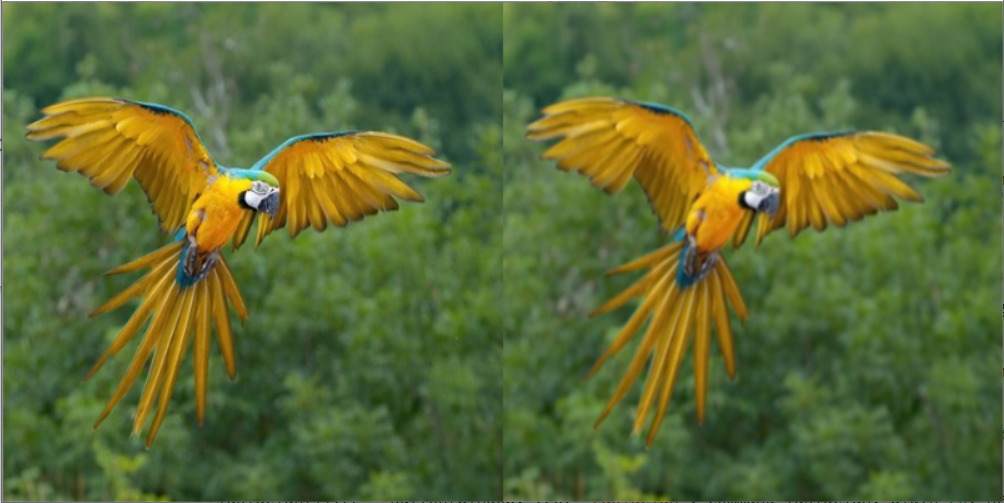
#> input picture DIPproject/assets/averagefilter.PNG, 1004 x 503 px, given in place of 0.jpg, which was not available
$ python -i dig-img-process.py   (imports and definitions only)
#> lines starting #> are read from the running program, lines starting #| are printed output that depends on the picture; pictures that were not available may be replaced by others from this repository, and a replacement may not be noted
#!/usr/bin/env python
# coding: utf-8

# In[509]:


import urllib.request
import ssl
ssl._create_default_https_context = ssl._create_unverified_context
from tkinter import *
from tkinter.font import Font
import cv2
import numpy as np
import tkinter as tk


# In[510]:


#https://www.photofunny.net/img/before-after/64_before.jpg
# [13 lines left out: function negationofimage, not called in this run]


# In[511]:


def gausskernel():
    global a
    img = cv2.imread('assets/' + str(a) + '.jpg', 3)
#> img is the input picture: shape (503, 1004, 3); mean B, G, R 54.2, 106.9, 91.4
    imgnew = cv2.resize(img, (400,400))
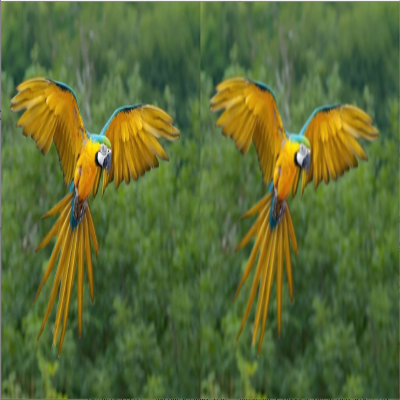
#> imgnew: shape (400, 400, 3); mean B, G, R 54, 106.7, 91.3
    blur = cv2.GaussianBlur(img, (3,3),0)
    blurnew = cv2.resize(blur, (400,400))

    yanyanagaussian = np.concatenate((imgnew, blurnew), axis=1)
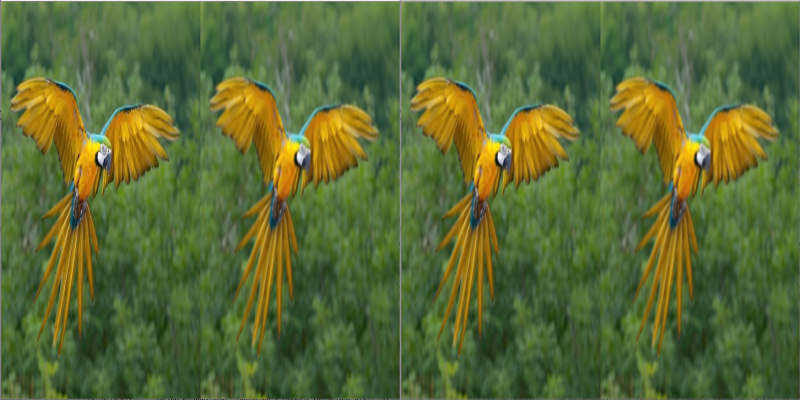
#> yanyanagaussian: shape (400, 800, 3); mean B, G, R 54, 106.7, 91.3

    cv2.imshow('GaussianFoto', yanyanagaussian)

    cv2.waitKey(0)
    cv2.destroyAllWindows()


# In[512]:


#https://assets.markallengroup.com/article-images/235348/girl-4388310_1920.jpg
#https://cc-prod.scene7.com/is/image/CCProdAuthor/gaussian-blur_P3a_690x450?$pjpeg$&jpegSize=200&wid=690
# [46 lines left out: functions average, median, laplacian, not called in this run]


# In[513]:


### Kullanıcıdan input olarak fotoğraf urlsi alan ve bunu klasörde isimlendirerek kaydeden kısım.
a = 0
# [17 lines left out: functions linklistesi, selectfoto, not called in this run]

def delete():
    getlinkentry.delete(0,'end')


# [3 lines not run here, left out]
buttonfont = Font(family="Arial", size=10, weight="bold", slant="italic")

# [1 line not run here, left out]
getlink = StringVar()
# [1 line that did not run here, left out]
# [1 line not run here, left out]

# [1 line that did not run here, left out]
# [4 lines not run here, left out]
getphotoid = StringVar()
# [1 line that did not run here, left out]
# [1 line not run here, left out]

# [1 line that did not run here, left out]
# [1 line not run here, left out]

# [1 line that did not run here, left out]
# [1 line not run here, left out]

# [1 line that did not run here, left out]
# [1 line not run here, left out]

# [1 line that did not run here, left out]
# [1 line not run here, left out]

# [1 line that did not run here, left out]
# [1 line not run here, left out]

# [1 line that did not run here, left out]
# [1 line not run here, left out]

# [1 line that did not run here, left out]
# [2 lines not run here, left out]


# In[ ]:

>>> result = gausskernel()

$ run again, on DIPproject/assets/medianfilter11.PNG
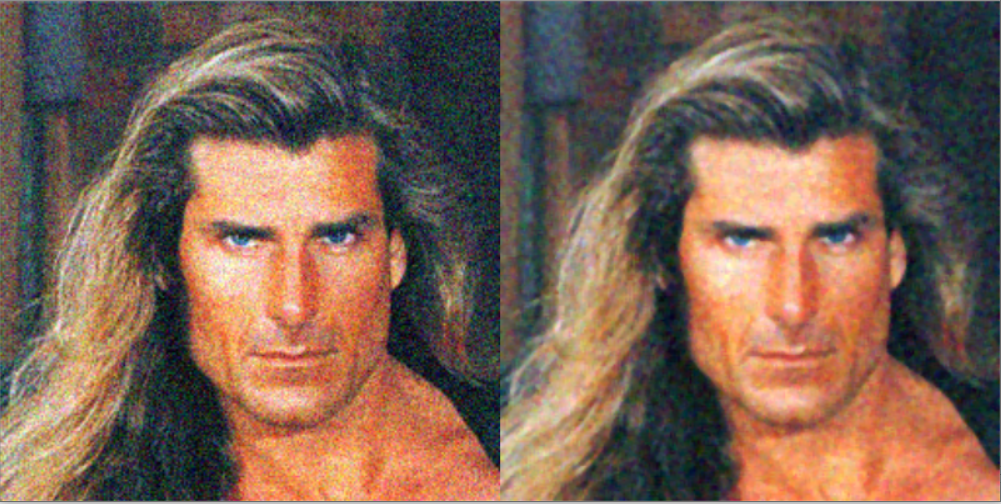
#> input picture DIPproject/assets/medianfilter11.PNG, 1001 x 504 px, given in place of 0.jpg, which was not available
#> in gausskernel, img is the input picture: shape (504, 1001, 3); mean B, G, R 83.3, 98.3, 123.5
#> in gausskernel, `imgnew = cv2.resize(img, (400,400))`:
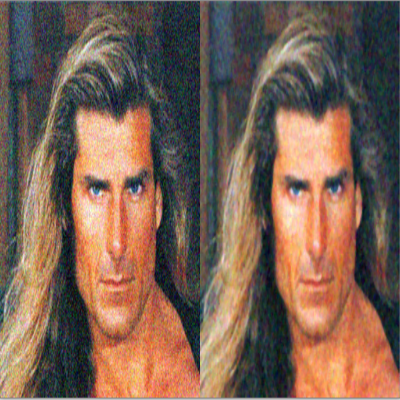
#> imgnew: shape (400, 400, 3); mean B, G, R 83.2, 98.1, 123.3
#> in gausskernel, `yanyanagaussian = np.concatenate((imgnew, blurnew), axis=1)`:
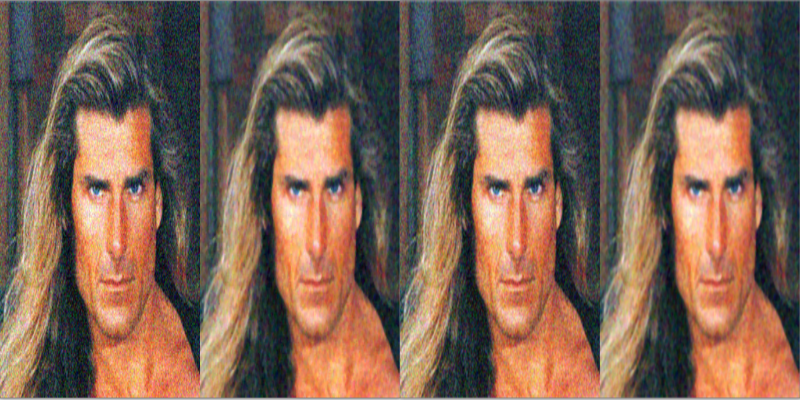
#> yanyanagaussian: shape (400, 800, 3); mean B, G, R 83.2, 98.1, 123.3
